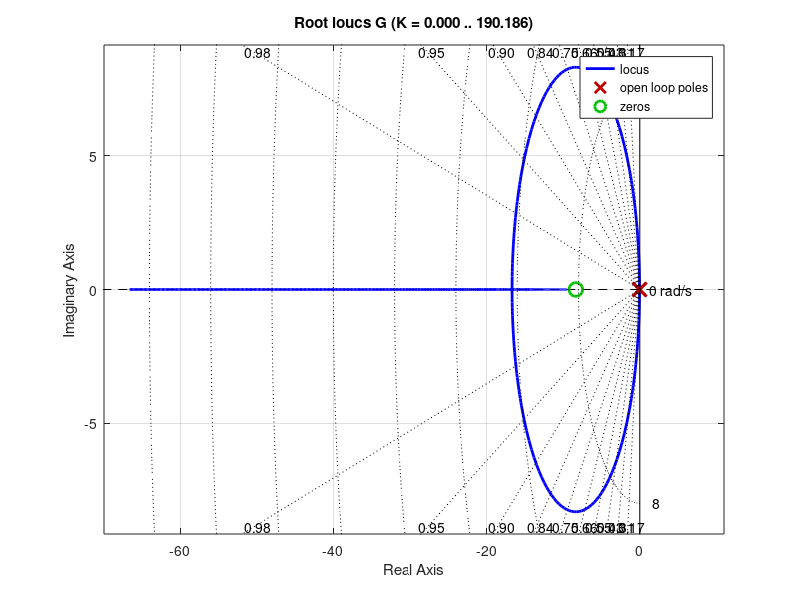

Write MATLAB code to recreate this figure. (Note: this script raises an error after producing the figure.)
Gp = tf([6], [15 1]); % plant transfer function

Kp = 1; % set constatnt of proportonality to 1
Ki = 8.354; % set constatnt of integration to 8.354

Gc = tf([Kp * 1 Kp * Ki], [1 0]); % controller transfer function
G = Gp * Gc; % forward path transfer function

figure; % create new figure
rlocus(G); % Plot the unity step response
sgrid; % apply grid of s plane

cleanfigure; % clean figure
matlab2tikz('Output/Q4_1.tex'); % convert to tex

%%%%%%%%%%%%%%%%%%%%%%%%%%%%%%%%%%%%%%%%%%%%%%%%%%%%%%%%%%%%%%%

Kp = 67.333; % set constatnt of proportonality to 67.333
Ki = 8.354; % set constatnt of integration to 8.354

Gc = tf([Kp * 1 Kp * Ki], [1 0]); % controller transfer function
G = Gp * Gc; % forward path transfer function
CLTF = feedback(G, 1); % closed loop transfer function

figure; % create new figure
step(CLTF); % Plot the unity step response

cleanfigure; % clean figure
matlab2tikz('Output/Q4_1_1.tex'); % convert to tex

%%%%%%%%%%%%%%%%%%%%%%%%%%%%%%%%%%%%%%%%%%%%%%%%%%%%%%%%%%%%%%%

w = linspace(1, 300 * pi, 500); % create frequency vector
[a, b, c] = bode(CLTF, w); % calculate bode plot

figure; % create new figure
set(gcf, 'Position', [105 100 650 200]); % set figure size
semilogx(w, squeeze(b)); % plot magnitude

xlabel('Frequency (rad/s)'); % set x label
ylabel('Phase (deg)'); % set y label

cleanfigure; % clean figure
matlab2tikz('Output/Q4_1_3.tex'); % convert to tex

figure; % create new figure
set(gcf, 'Position', [100 100 650 200]); % set figure size
semilogx(w, mag2db(squeeze(a))); % plot magnitude

title('Bode Diagram'); % set title
ylabel('Magnitude (dB)'); % set y label

cleanfigure; % clean figure
matlab2tikz('Output/Q4_1_2.tex'); % convert to tex

%%%%%%%%%%%%%%%%%%%%%%%%%%%%%%%%%%%%%%%%%%%%%%%%%%%%%%%%%%%%%%%

fb = bandwidth(CLTF) % calculate bandwidth
